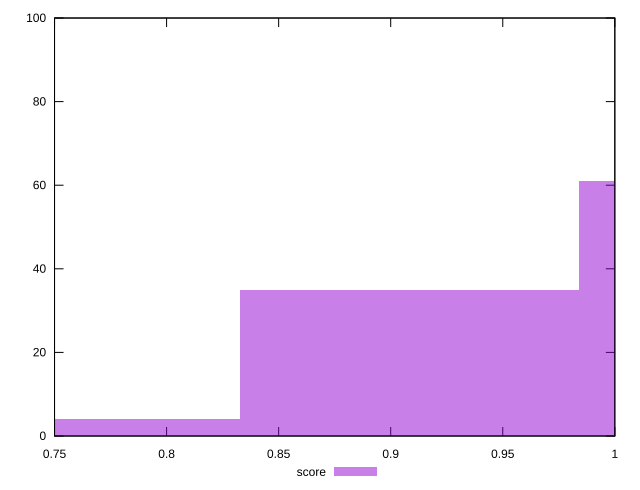

Write gnuplot code to recreate this figure.
reset

$score <<EOF
0.9083601667721873 35
1.0597535279008852 61
0.7569668056434895 4
EOF

set key outside below
set boxwidth 0.1513933611286979
set xrange [0.75:1]
set yrange [0:100]
set trange [0:100]
set style fill transparent solid 0.5 noborder
set terminal svg size 640, 490 enhanced background rgb 'white'
set output "report_00021_2021-02-20T09:16:39.615Z/unminified-javascript/samples/pages+cached+noadtech+nomedia+nocss/score/histogram.svg"

plot $score title "score" with boxes

reset
